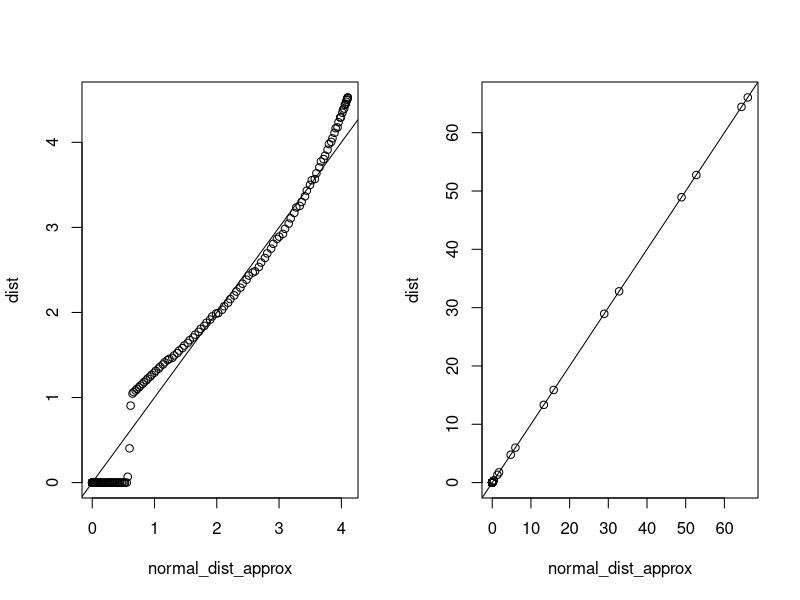

Write R code to recreate this figure.
#functions for the dynamic programing of the non-spatial model of herb-resistance 
## A crucial part of the dynamic program is the ability to collapse and build normal distributions to and from a given state
## we also want to be confident that a given distirbution is normal
# find mean and sd from a given distirbution
get_mean_sd <- function(dist, eval_points, dg){
  total_sum = sum(dist * dg)
  approx_mean = sum((dist / total_sum) * eval_points * dg)
  approx_sd = sqrt(sum(((eval_points - approx_mean)^2) * (dist / total_sum) * dg))
  return(list(approx_mean = approx_mean, approx_sd = approx_sd, total_pop = total_sum))
}
#build state from a distirbution mean and sd
build_state <- function(dist_top, dist_bottom, eval_points, dg){
    summary_top = get_mean_sd(dist = dist_top, eval_points = eval_points, dg = dg)
    summary_bottom = get_mean_sd(dist = dist_bottom, eval_points = eval_points, dg = dg)
    state = list(mean_top = summary_top$approx_mean, sd_top = summary_top$approx_sd, pop_top = summary_top$total_pop, 
      mean_bottom = summary_bottom$approx_mean, sd_bottom = summary_bottom$approx_sd, pop_bottom = summary_bottom$total_pop)
    return(state)
}
#build a population distirbution from state
build_pops <- function(state, eval_points){
  top = state$pop_top * dnorm(eval_points, mean = state$mean_top, sd = state$sd_top)
  bottom = state$pop_bottom * dnorm(eval_points, mean = state$mean_bottom, sd = state$sd_bottom)
  return(list(top = top, bottom = bottom))
}
#test if a given distirbution is normal 
normality_test <- function(dist, eval_points, dg){
    dist_summary = get_mean_sd(dist = dist, eval_points = eval_points, dg = dg)
    normal_dist_approx = dist_summary$total_pop * dnorm(eval_points, mean = dist_summary$approx_mean, sd = dist_summary$approx_sd)
    qqplot(normal_dist_approx, dist)
    abline(0, 1)
}

## use of the system model to project from one state to another, also to obtain intial population
#create the intial population from a starting normal distribution in order to get the standard deviation to apply  
create_intial_population <- function(intial_population){

}
















## creat a node with all the information needed.
node <- function(act, parent, alt_profit, seed_survival, base_profit, weed_impact, germination, eval_object, sur0, sur_cost_resist, herb_effect, 
  survive_resist, max_sur, ceiling_pop, fec_max, fec0, fec_cost, additive_variance, density_cutoff, dg, dis_rate){
  if(act == 3){
    new_state = seedbank_update(parent$state, seed_survival)
    value = parent$value + ((base_profit - alt_profit) / ((1 + dis_rate) ^ (parent$time_step + 1)))
  }else{
    N1 = state_transition(seedbank_current = parent$state, germination = germination, eval_object = eval_object, herb_rate = A_herb[act], sur0 = sur0, sur_cost_resist = sur_cost_resist, 
      herb_effect = herb_effect, survive_resist = sur_cost_resist, max_sur = max_sur, ceiling_pop = ceiling_pop, seed_survival = seed_survival, fec_max = fec_max, fec0 = fec0, 
      fec_cost = fec_cost, additive_variance = additive_variance, density_cutoff = density_cutoff)
    new_state = N1$new_state
    value = parent$value + ((base_profit - reward(act, N1$survivors, base_profit, weed_impact, dg)) / ((1 + dis_rate) ^ (parent$time_step + 1)))
  }
  
  list(acts = c(act, parent$acts), time_step = parent$time_step + 1, value = value, state = new_state)
}

intial_node <- function(state0){
  list(acts = 0, time_step = 0, value = 0, state = state0)
}

add_node <- function(node_list, act, parent_index, alt_profit, seed_survival, base_profit, weed_impact, germination, eval_object, sur0, sur_cost_resist, herb_effect, 
  survive_resist, max_sur, ceiling_pop, fec_max, fec0, fec_cost, additive_variance, density_cutoff, dg, dis_rate){
  end = length(node_list)
  node_list[[end + 1]] = node(act = act, parent = node_list[[parent_index]], alt_profit = alt_profit, seed_survival = seed_survival, base_profit = base_profit,
    weed_impact = weed_impact, germination = germination, eval_object = eval_object, sur0 = sur0, sur_cost_resist = sur_cost_resist, herb_effect = herb_effect, survive_resist = survive_resist,
    max_sur = max_sur, ceiling_pop = ceiling_pop, fec_max = fec_max, fec0 = fec0, fec_cost = fec_cost, additive_variance = additive_variance, density_cutoff = density_cutoff, 
    dg = dg, dis_rate = dis_rate)
    
    node_list
}

reward <- function(act, survivors, base_profit, weed_impact, dg){
  N = sum(survivors) * dg
  max(0, base_profit - N * weed_impact) - A_cost[act] 
}

seedbank_update <- function(seedbank_current, seed_survival){
  seedbank_current * seed_survival
}

state_transition <- function(seedbank_current, germination, eval_object, herb_rate, sur0, sur_cost_resist, herb_effect, survive_resist, max_sur, ceiling_pop, seed_survival, fec_max, fec0, fec_cost, additive_variance, density_cutoff){
  new_plants = emergence(seedbank_current = seedbank_current, germination = germination) 
  eval_object = eval_points_update(eval_points_object = eval_object, new_plants, density_cutoff = density_cutoff) #update evaluation window
  survivors = survival(N_0 = new_plants[eval_object$above_ground_index], eval_points = eval_object$above_ground, herb_rate = herb_rate, sur0 = sur0, sur_cost_resist = sur_cost_resist, 
	  herb_effect = herb_effect, survive_resist = survive_resist, max_sur = max_sur, ceiling_pop = ceiling_pop) 
  new_seedbank = seedbank(seedbank0 = seedbank_current, seed_survival = seed_survival, germination = germination, eval_object = eval_object, 
	  N_m =  survivors, fec_max = fec_max, fec0 = fec0, fec_cost = fec_cost, N_f =  survivors, additive_variance = additive_variance) 
  list(new_state = new_seedbank, survivors = survivors)
}


simulate_solution <- function(solution_list, eval_object, pause = 0.5, ...){
  max_value = max(sapply(solution_list, FUN = function(x) x$state))
  actions = c('No Herbicide', 'Herbicide', 'Alt Crop')
  cols = c('skyblue', 'red', 'green')
  for(i in 1:length(solution_list)){
    title = paste0('Action: ', ifelse(solution_list[[i]]$acts[1] == 0, 'intial step', actions[solution_list[[i]]$acts[1]]), 'Value = ', solution_list[[i]]$value, '\ntime =', solution_list[[i]]$time_step)
    plot(eval_object$seed, eval_object$seed, type = 'n', ylim = c(0, max_value), bty = 'n', xlab = 'resistance score', main = title, ...)
    polygon(x = eval_object$seed, y = solution_list[[i]]$state, col = ifelse(solution_list[[i]]$acts[1] == 0, 'white', cols[solution_list[[i]]$acts[1]]))
    Sys.sleep(pause)
  }
}



## some tests to check things are working 
tests <- function(){
  test_out = character()
  #test the mean and sd recovery
  test_mean = 0.28
  test_sd = 3.6
  dx = 0.5
  N = 168.9
  x = seq(-50, 50, dx)
  y = N * dnorm(x, test_mean, test_sd)
  means_sd = get_mean_sd(dist = y, eval_points = x, dg = dx)
  test_out[1] <- ifelse(means_sd$approx_mean == test_mean & means_sd$approx_sd == test_sd & means_sd$total_pop == N, 'GET_MEAN_SD() worked', 'GET_MEAN_SD() failed')

  #make a plot to see if the normality test produces a plot, first make a  comparasion to a non-normal distribution (log-normal)
  test_dist_non_norm = N * dlnorm(x, meanlog = 3.2, sdlog = 1)
  test_dist_norm = N * dnorm(x, mean = 3.2, sd = 1)
  par(mfrow = c(1, 2))
  normality_test(test_dist_non_norm, x, dx)
  normality_test(test_dist_norm, x, dx)
  
  print(test_out)
}
tests()
